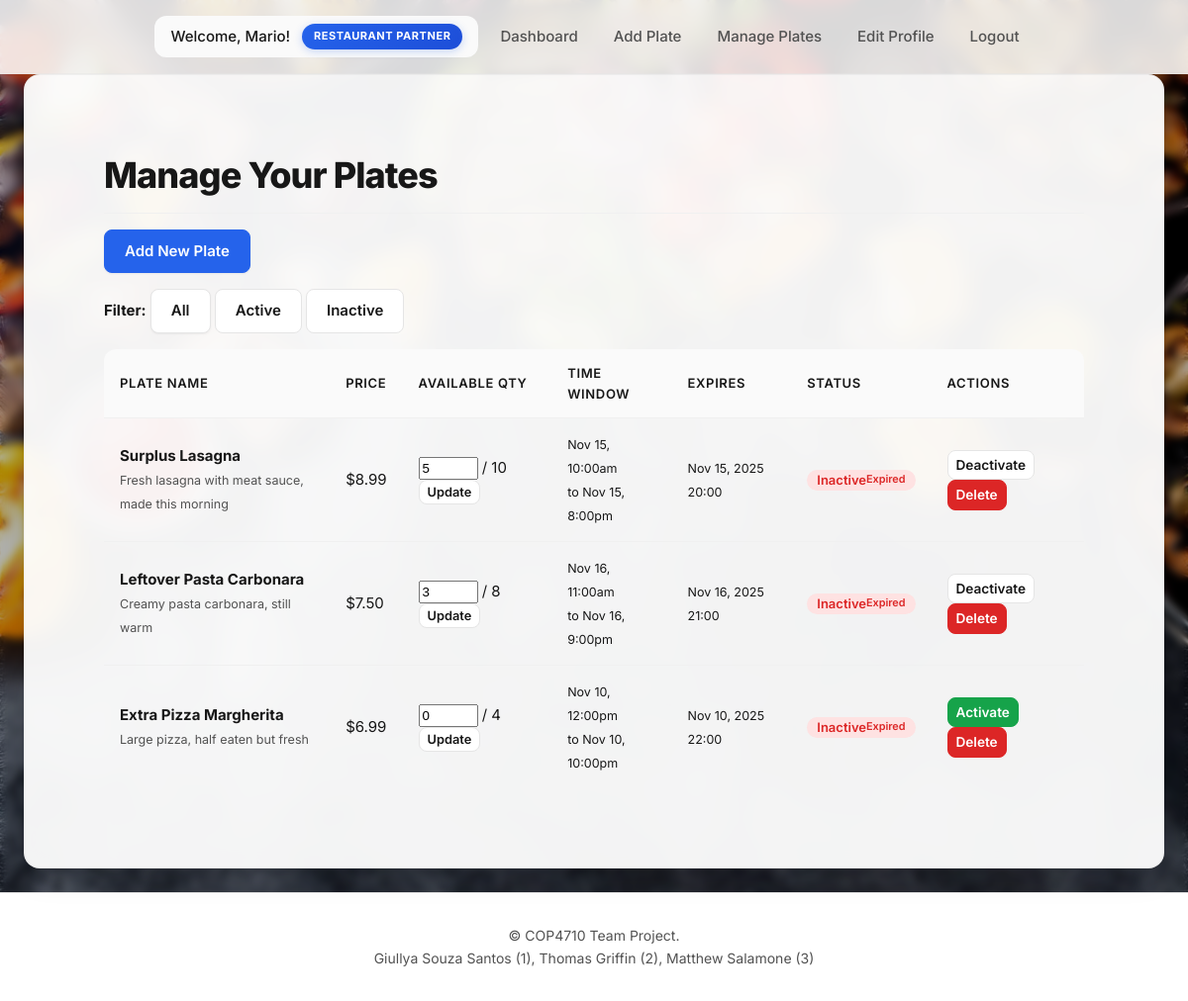
The app's page /restaurant_manage_plates.php (signed in), older data.
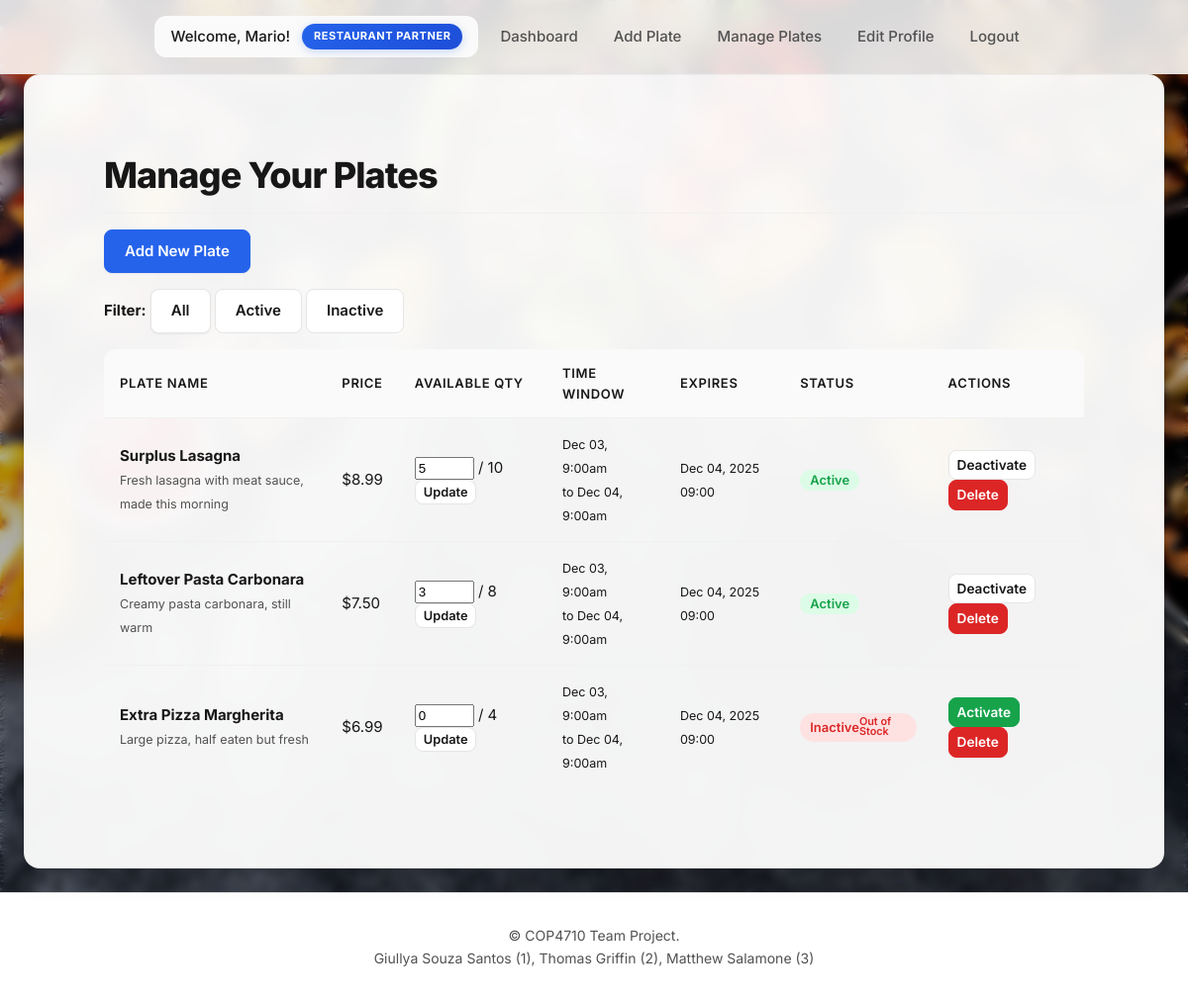
The same page, newer data.
### tables this page shows
CREATE TABLE Plates (
    plate_id INT AUTO_INCREMENT PRIMARY KEY,
    restaurant_id INT NOT NULL,
    plate_name VARCHAR(255) NOT NULL,
    description TEXT,
    price DECIMAL(10, 2) NOT NULL,
    quantity_available INT NOT NULL,
    original_quantity INT NOT NULL,
    available_from DATETIME NOT NULL,
    available_until DATETIME NOT NULL,
    is_active BOOLEAN DEFAULT TRUE,
    created_at TIMESTAMP DEFAULT CURRENT_TIMESTAMP,
    updated_at TIMESTAMP DEFAULT CURRENT_TIMESTAMP ON UPDATE CURRENT_TIMESTAMP,
    FOREIGN KEY (restaurant_id) REFERENCES Restaurants(restaurant_id) ON DELETE CASCADE,
    CHECK (quantity_available >= 0),
    CHECK (quantity_available <= original_quantity)
);

### includes/config.php (called while the page is built, shortened)
<?php
function isLoggedIn() {
    return isset($_SESSION['user_id']) && isset($_SESSION['user_type']);
}
function hasRole($role) {
    return isLoggedIn() && $_SESSION['user_type'] === $role;
}
function getRoleDisplayName($role = null) {
    if ($role === null && isLoggedIn()) {
        $role = $_SESSION['user_type'];
    }
    $roleNames = [
        'restaurant' => 'Restaurant Partner',
        'customer' => 'Customer',
        'donner' => 'Donor',
        'needy' => 'Community Member',
        'admin' => 'Administrator'
    ];
    return $roleNames[$role] ?? 'User';
}
?>

### restaurant_manage_plates.php (the view, shortened to what this page needs)
<?php
require_once 'includes/config.php';
$db = getDB();
$restaurant_id = $_SESSION['user_id'];
$filter = isset($_GET['filter']) ? $_GET['filter'] : 'all';
$query = "SELECT * FROM Plates WHERE restaurant_id = ?";
$query .= " ORDER BY created_at DESC";
$stmt = $db->prepare($query);
$stmt->bind_param("i", $restaurant_id);
$stmt->execute();
$plates = $stmt->get_result();
function getPlateStatus($plate) {
    $now = new DateTime();
    $expiration = new DateTime($plate['available_until']);
    $is_expired = $now > $expiration;
    $out_of_stock = $plate['quantity_available'] <= 0;
    if ($is_expired || $out_of_stock) {
        return [
            'status' => 'Inactive',
            'badge_class' => 'badge-inactive',
            'reason' => $is_expired ? 'Expired' : 'Out of Stock'
        ];
    } elseif ($plate['is_active']) {
        return [
            'status' => 'Active',
            'badge_class' => 'badge-active',
            'reason' => ''
        ];
    } else {
        return [
            'status' => 'Inactive',
            'badge_class' => 'badge-inactive',
            'reason' => 'Disabled'
        ];
    }
}
include 'includes/header.php';
?>
<div class="card">
    <h1>Manage Your Plates</h1>
    <div style="margin-bottom: 1rem; display: flex; gap: 1rem; justify-content: space-between;">
        <div>
            <a href="restaurant_add_plate.php" class="btn btn-primary">Add New Plate</a>
        </div>
    </div>
    <div style="margin-bottom: 1rem;">
        <strong>Filter:</strong>
        <a href="restaurant_manage_plates.php?filter=all" class="btn btn-secondary <?php echo $filter === 'all' ? 'btn-primary' : ''; ?>">All</a>
        <a href="restaurant_manage_plates.php?filter=active" class="btn btn-secondary <?php echo $filter === 'active' ? 'btn-primary' : ''; ?>">Active</a>
        <a href="restaurant_manage_plates.php?filter=inactive" class="btn btn-secondary <?php echo $filter === 'inactive' ? 'btn-primary' : ''; ?>">Inactive</a>
    </div>
    <?php if ($plates->num_rows > 0): ?>
        <table>
            <thead>
                <tr>
                    <th>Plate Name</th>
                    <th>Price</th>
                    <th>Available Qty</th>
                    <th>Time Window</th>
                    <th>Expires</th>
                    <th>Status</th>
                    <th>Actions</th>
                </tr>
            </thead>
            <tbody>
                <?php while ($plate = $plates->fetch_assoc()):
                    $plate_status = getPlateStatus($plate);
                ?>
                    <tr>
                        <td>
                            <strong><?php echo htmlspecialchars($plate['plate_name']); ?></strong>
                            <?php if ($plate['description']): ?>
                                <br><small class="text-muted"><?php echo htmlspecialchars(substr($plate['description'], 0, 50)); ?><?php echo strlen($plate['description']) > 50 ? '...' : ''; ?></small>
                            <?php endif; ?>
                        </td>
                        <td>$<?php echo number_format($plate['price'], 2); ?></td>
                        <td>
                            <form method="POST" style="display: inline-block;">
                                <input type="number" name="quantity_available" value="<?php echo $plate['quantity_available']; ?>" min="0" max="<?php echo $plate['original_quantity']; ?>" style="width: 60px; padding: 2px;">
                                / <?php echo $plate['original_quantity']; ?>
                                <button type="submit" name="update_quantity" class="btn btn-secondary" style="padding: 2px 8px; font-size: 0.8rem;">Update</button>
                            </form>
                        </td>
                        <td>
                            <small>
                                <?php echo date('M d, g:ia', strtotime($plate['available_from'])); ?><br>
                                to <?php echo date('M d, g:ia', strtotime($plate['available_until'])); ?>
                            </small>
                        </td>
                        <td>
                            <small><?php echo date('M d, Y H:i', strtotime($plate['available_until'])); ?></small>
                        </td>
                        <td>
                            <span class="badge <?php echo $plate_status['badge_class']; ?>">
                                <?php echo $plate_status['status']; ?>
                                <?php if ($plate_status['reason']): ?>
                                    <br><small><?php echo $plate_status['reason']; ?></small>
                                <?php endif; ?>
                            </span>
                        </td>
                        <td>
                            <?php if ($plate['is_active']): ?>
                                <a href="?action=deactivate&id=<?php echo $plate['plate_id']; ?>" class="btn btn-secondary" style="padding: 4px 8px; font-size: 0.85rem;" onclick="return confirm('Deactivate this plate?')">Deactivate</a>
                            <?php else: ?>
                                <a href="?action=activate&id=<?php echo $plate['plate_id']; ?>" class="btn btn-success" style="padding: 4px 8px; font-size: 0.85rem;">Activate</a>
                            <?php endif; ?>
                            <a href="?action=delete&id=<?php echo $plate['plate_id']; ?>" class="btn btn-danger" style="padding: 4px 8px; font-size: 0.85rem;" onclick="return confirmDelete('<?php echo htmlspecialchars($plate['plate_name']); ?>')">Delete</a>
                        </td>
                    </tr>
                <?php endwhile; ?>
            </tbody>
        </table>
    <?php else: ?>
        <p class="text-muted">No plates found. <a href="restaurant_add_plate.php">Add your first plate!</a></p>
    <?php endif; ?>
</div>
<?php
include 'includes/footer.php';
?>

### includes/header.php (shortened to what this page needs)
<!DOCTYPE html>
<html lang="en">
<head>
    <link rel="stylesheet" href="css/style.css">
</head>
<body>
    <header>
        <nav class="navbar">
            <div class="container">
                <ul class="nav-menu">
                    <?php if (isLoggedIn()): ?>
                        <li class="nav-welcome">
                            <span>Welcome, <?php echo htmlspecialchars($_SESSION['first_name']); ?>!</span>
                            <span class="role-badge"><?php echo getRoleDisplayName(); ?></span>
                        </li>
                        <?php if (hasRole('restaurant')): ?>
                            <li><a href="restaurant_dashboard.php">Dashboard</a></li>
                            <li><a href="restaurant_add_plate.php">Add Plate</a></li>
                            <li><a href="restaurant_manage_plates.php">Manage Plates</a></li>
                        <?php elseif (hasRole('customer')): ?>
                            <li><a href="customer_dashboard.php">Browse Meals</a></li>
                            <li><a href="my_orders.php">My Orders</a></li>
                        <?php elseif (hasRole('donner')): ?>
                            <li><a href="donner_dashboard.php">Donate Meals</a></li>
                            <li><a href="my_donations.php">My Donations</a></li>
                        <?php elseif (hasRole('needy')): ?>
                            <li><a href="needy_dashboard.php">Available Meals</a></li>
                            <li><a href="my_claims.php">My Claimed Meals</a></li>
                        <?php endif; ?>
                        <li><a href="profile_edit.php">Edit Profile</a></li>
                        <li><a href="logout.php">Logout</a></li>
                    <?php else: ?>
                        <li><a href="index.php">Home</a></li>
                        <li><a href="login.php">Login</a></li>
                        <li><a href="register.php">Register</a></li>
                    <?php endif; ?>
                </ul>
            </div>
        </nav>
    </header>
    <main class="container">

### includes/footer.php (shortened to what this page needs)
    </main>
    <footer>
        <div class="container">
            <p>&copy; COP4710 Team Project.</p>
            <p>Giullya Souza Santos (1), Thomas Griffin (2), Matthew Salamone (3)</p>
        </div>
    </footer>
</body>
</html>

Row changes from the older to the newer data that the page shows:
changed plates "Surplus Lasagna": available_from "Nov 15, 10:00am" → "Dec 03, 9:00am"; available_until "Nov 15, 8:00pm" → "Dec 04, 9:00am"; available_until "Nov 15, 2025 20:00" → "Dec 04, 2025 09:00"; available_until "Inactive" → "Active"; available_until "Expired" → (not shown)
changed plates "Leftover Pasta Carbonara": available_from "Nov 16, 11:00am" → "Dec 03, 9:00am"; available_until "Nov 16, 9:00pm" → "Dec 04, 9:00am"; available_until "Nov 16, 2025 21:00" → "Dec 04, 2025 09:00"; available_until "Inactive" → "Active"; available_until "Expired" → (not shown)
changed plates "Extra Pizza Margherita": available_from "Nov 10, 12:00pm" → "Dec 03, 9:00am"; available_until "Nov 10, 10:00pm" → "Dec 04, 9:00am"; available_until "Nov 10, 2025 22:00" → "Dec 04, 2025 09:00"; available_until "Expired" → "Out of Stock"
